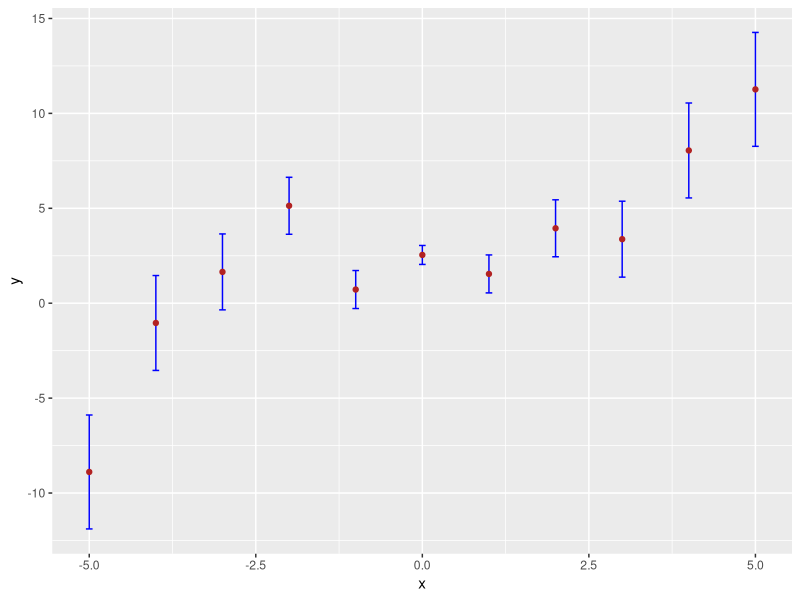
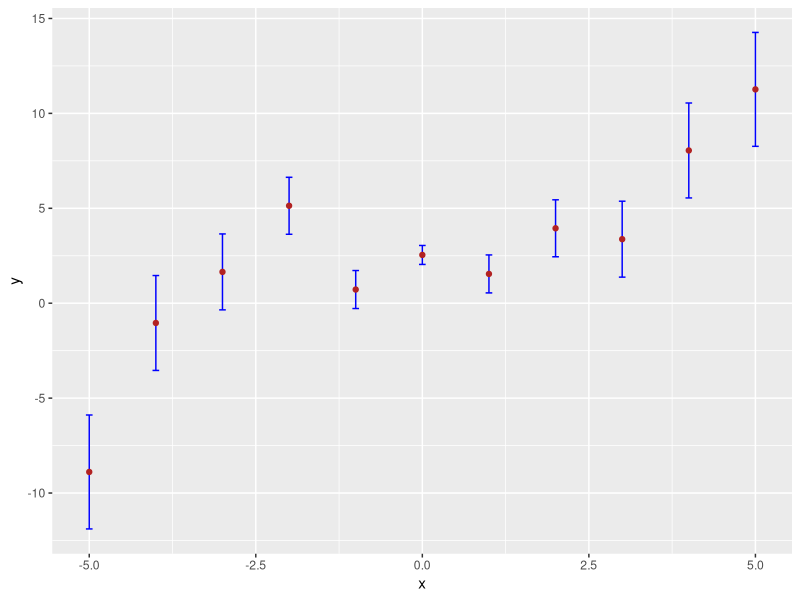
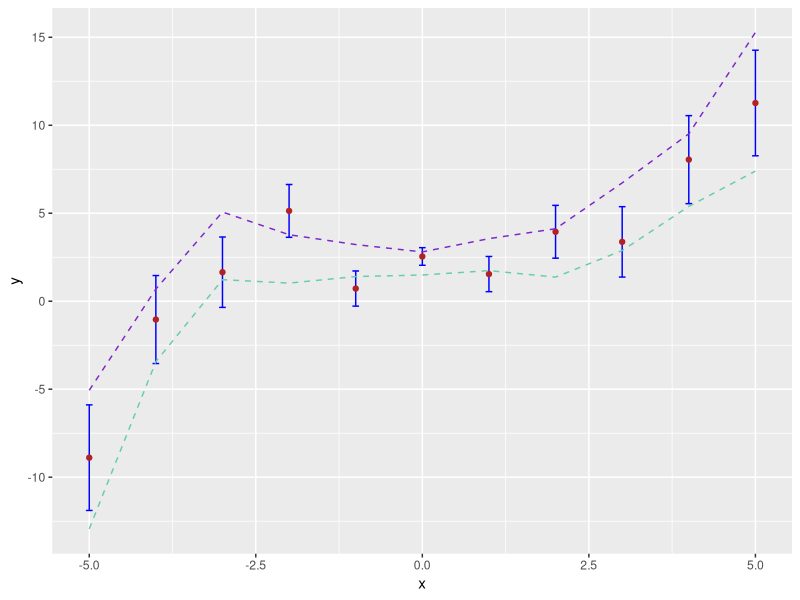

Generate these figures, in order, with R:
## ---- chunk 1
suppressMessages(library(tidyverse))
## ---- chunk 2
set.seed(555)
x <- -5:5
y <- 0.1*x^3 - 0.5*x + 2.1 + rnorm(length(x),mean=0,sd=0.5*(1+abs(x)))
e <- 0.5*(1+abs(x))

df <- data.frame("x"=x,"y"=y,"e"=e)

suppressMessages(library(tidyverse))
ggplot(data=df,mapping=aes(x=x,y=y)) +
  geom_errorbar(aes(ymin=y-e, ymax=y+e), width=.1,color="blue") +
  geom_point(color="firebrick")
## ---- chunk 3
pr.out <- lm(y~poly(x,3,raw=TRUE),data=df,
weights=1/(e^2))
pr.pred <- predict(pr.out)
mean((y-pr.pred)^2)
suppressMessages(library(tidyverse))
ggplot(data=df,mapping=aes(x=x,y=y)) +
  geom_errorbar(aes(ymin=y-e, ymax=y+e), width=.1,color="blue") +
  geom_point(color="firebrick")
## ---- chunk 4
library(splines)
s.out <- lm(y~bs(x,df=4),data=df,
weights=1/(e^2))
s.pred <- predict(s.out)
mean((y-s.pred)^2)
## ---- chunk 5
ss.out <- suppressWarnings(
smooth.spline(df$x,y=df$y,w=1/(df$e^2),cv=TRUE
))
ss.pred <- predict(ss.out)
mean((y-ss.pred$y)^2)
## ---- chunk 6
lpr.out <- loess(y~x,data=df,weights=1/(df$e)^2,span=0.6)
lpr.pred <- predict(lpr.out)
mean((y-lpr.pred)^2)
## ---- chunk 7
p <- predict(lpr.out,se=TRUE)
ggplot(data=df,mapping=aes(x=x,y=y)) +
  geom_errorbar(aes(ymin=y-e, ymax=y+e), width=.1,color="blue") +
  geom_point(color="firebrick")+
 geom_line(mapping=aes(x=lpr.out$x,y=lpr.out$fitted+p$se),color="purple3",linetype="dashed")+
 geom_line(mapping=aes(x=lpr.out$x,y=lpr.out$fitted-p$se),color="aquamarine3",linetype="dashed")
